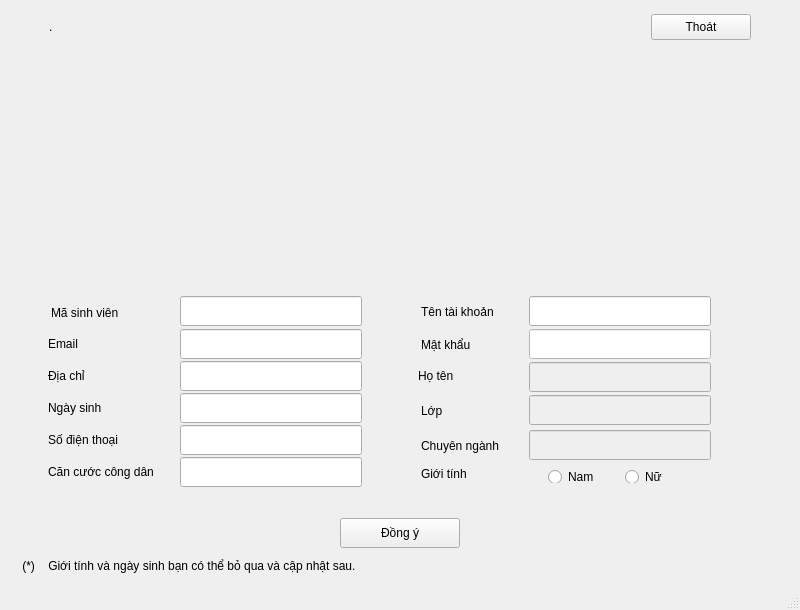
<?xml version="1.0" encoding="UTF-8"?>
<ui version="4.0">
 <class>Student_LogIn_Form</class>
 <widget class="QMainWindow" name="Student_LogIn_Form">
  <property name="windowModality">
   <enum>Qt::ApplicationModal</enum>
  </property>
  <property name="geometry">
   <rect>
    <x>0</x>
    <y>0</y>
    <width>800</width>
    <height>610</height>
   </rect>
  </property>
  <property name="sizePolicy">
   <sizepolicy hsizetype="Fixed" vsizetype="Fixed">
    <horstretch>0</horstretch>
    <verstretch>0</verstretch>
   </sizepolicy>
  </property>
  <property name="minimumSize">
   <size>
    <width>800</width>
    <height>610</height>
   </size>
  </property>
  <property name="maximumSize">
   <size>
    <width>883</width>
    <height>708</height>
   </size>
  </property>
  <property name="contextMenuPolicy">
   <enum>Qt::DefaultContextMenu</enum>
  </property>
  <property name="windowTitle">
   <string>Sinh Viên</string>
  </property>
  <property name="windowIcon">
   <iconset>
    <normaloff>:/student_icon.png</normaloff>:/student_icon.png</iconset>
  </property>
  <property name="toolTip">
   <string/>
  </property>
  <property name="layoutDirection">
   <enum>Qt::LeftToRight</enum>
  </property>
  <property name="autoFillBackground">
   <bool>false</bool>
  </property>
  <property name="styleSheet">
   <string notr="true">
QLineEdit
{
	padding-left : 10px;
	border-radius : 4px;
	border : 1px solid;
}
QLineEdit:hover
{
	border : 1px solid rgb(255, 170, 0);
}
QLineEdit:focus
{
	border : 1px solid rgb(255, 170, 0);
}
QPushButton
{
	background-color : white;
	border:2px groove rgb(255, 170, 0);
	border-style : groove;
	border-width : 2px;
	border-radius : 6px;
	padding : 2px;
}
QPushButton:hover
{
	
	background-color: rgb(255, 170, 0);
	border:2px groove rgb(68, 68, 68);
}
QPushButton:focus
{
	outline :0px;
	background-color: rgb(255, 170, 0);
	border:2px groove rgb(68, 68, 68);
}
QPushButton:pressed
{
	outline :0px;
	background-color: rgb(255, 170, 0);
	border:1px groove rgb(68, 68, 68);
}
QLabel
{
	font: 75 10pt &quot;Courier&quot;;
	color: rgb(0, 0, 0);
};
background : #fce963;
font: 8pt &quot;Courier&quot;;

</string>
  </property>
  <widget class="QWidget" name="centralwidget">
   <layout class="QVBoxLayout" name="verticalLayout_5">
    <item>
     <layout class="QHBoxLayout" name="horizontalLayout_24">
      <property name="topMargin">
       <number>0</number>
      </property>
     </layout>
    </item>
    <item>
     <spacer name="verticalSpacer_2">
      <property name="orientation">
       <enum>Qt::Vertical</enum>
      </property>
      <property name="sizeType">
       <enum>QSizePolicy::Fixed</enum>
      </property>
      <property name="sizeHint" stdset="0">
       <size>
        <width>20</width>
        <height>5</height>
       </size>
      </property>
     </spacer>
    </item>
    <item>
     <layout class="QHBoxLayout" name="horizontalLayout_21">
      <item>
       <layout class="QHBoxLayout" name="horizontalLayout_22">
        <item>
         <layout class="QHBoxLayout" name="horizontalLayout_23">
          <item>
           <spacer name="horizontalSpacer_57">
            <property name="orientation">
             <enum>Qt::Horizontal</enum>
            </property>
            <property name="sizeType">
             <enum>QSizePolicy::Fixed</enum>
            </property>
            <property name="sizeHint" stdset="0">
             <size>
              <width>40</width>
              <height>20</height>
             </size>
            </property>
           </spacer>
          </item>
          <item>
           <widget class="QLabel" name="time_currents">
            <property name="sizePolicy">
             <sizepolicy hsizetype="Fixed" vsizetype="Fixed">
              <horstretch>0</horstretch>
              <verstretch>0</verstretch>
             </sizepolicy>
            </property>
            <property name="text">
             <string>.</string>
            </property>
           </widget>
          </item>
          <item>
           <spacer name="horizontalSpacer_48">
            <property name="orientation">
             <enum>Qt::Horizontal</enum>
            </property>
            <property name="sizeHint" stdset="0">
             <size>
              <width>40</width>
              <height>20</height>
             </size>
            </property>
           </spacer>
          </item>
          <item>
           <widget class="QPushButton" name="pushButton_exits">
            <property name="sizePolicy">
             <sizepolicy hsizetype="Fixed" vsizetype="Fixed">
              <horstretch>0</horstretch>
              <verstretch>0</verstretch>
             </sizepolicy>
            </property>
            <property name="minimumSize">
             <size>
              <width>100</width>
              <height>26</height>
             </size>
            </property>
            <property name="focusPolicy">
             <enum>Qt::NoFocus</enum>
            </property>
            <property name="toolTip">
             <string/>
            </property>
            <property name="whatsThis">
             <string/>
            </property>
            <property name="styleSheet">
             <string notr="true"/>
            </property>
            <property name="text">
             <string>Thoát</string>
            </property>
            <property name="autoDefault">
             <bool>true</bool>
            </property>
           </widget>
          </item>
         </layout>
        </item>
       </layout>
      </item>
      <item>
       <spacer name="horizontalSpacer_58">
        <property name="orientation">
         <enum>Qt::Horizontal</enum>
        </property>
        <property name="sizeType">
         <enum>QSizePolicy::Fixed</enum>
        </property>
        <property name="sizeHint" stdset="0">
         <size>
          <width>40</width>
          <height>20</height>
         </size>
        </property>
       </spacer>
      </item>
     </layout>
    </item>
    <item>
     <widget class="QWidget" name="horizontalWidget" native="true">
      <property name="minimumSize">
       <size>
        <width>0</width>
        <height>0</height>
       </size>
      </property>
      <layout class="QHBoxLayout" name="horizontalLayout">
       <property name="bottomMargin">
        <number>1</number>
       </property>
       <item alignment="Qt::AlignHCenter|Qt::AlignVCenter">
        <widget class="QLabel" name="label">
         <property name="sizePolicy">
          <sizepolicy hsizetype="Fixed" vsizetype="Fixed">
           <horstretch>0</horstretch>
           <verstretch>0</verstretch>
          </sizepolicy>
         </property>
         <property name="minimumSize">
          <size>
           <width>200</width>
           <height>200</height>
          </size>
         </property>
         <property name="maximumSize">
          <size>
           <width>200</width>
           <height>200</height>
          </size>
         </property>
         <property name="styleSheet">
          <string notr="true">border : none;
</string>
         </property>
         <property name="text">
          <string/>
         </property>
         <property name="pixmap">
          <pixmap resource="image.qrc">:/icon-file/student_hat.png</pixmap>
         </property>
         <property name="scaledContents">
          <bool>true</bool>
         </property>
        </widget>
       </item>
      </layout>
     </widget>
    </item>
    <item>
     <spacer name="verticalSpacer">
      <property name="orientation">
       <enum>Qt::Vertical</enum>
      </property>
      <property name="sizeType">
       <enum>QSizePolicy::Fixed</enum>
      </property>
      <property name="sizeHint" stdset="0">
       <size>
        <width>20</width>
        <height>30</height>
       </size>
      </property>
     </spacer>
    </item>
    <item>
     <layout class="QHBoxLayout" name="horizontalLayout_6">
      <property name="topMargin">
       <number>0</number>
      </property>
      <item>
       <spacer name="horizontalSpacer_3">
        <property name="orientation">
         <enum>Qt::Horizontal</enum>
        </property>
        <property name="sizeType">
         <enum>QSizePolicy::Fixed</enum>
        </property>
        <property name="sizeHint" stdset="0">
         <size>
          <width>10</width>
          <height>20</height>
         </size>
        </property>
       </spacer>
      </item>
      <item>
       <widget class="QWidget" name="horizontalWidget_2" native="true">
        <property name="sizePolicy">
         <sizepolicy hsizetype="Fixed" vsizetype="Fixed">
          <horstretch>0</horstretch>
          <verstretch>0</verstretch>
         </sizepolicy>
        </property>
        <property name="styleSheet">
         <string notr="true">QLineEdit#lineEdit_names,#lineEdit_emails,#lineEdit_phonenumbers,#lineEdit_cmnds,#lineEdit_datebirths,#lineEdit_addresss,#lineEdit_mssvs,#lineEdit_usernames,#lineEdit_passwords,#lineEdit_majors,#lineEdit_sex,#lineEdit_classnames {background : white};</string>
        </property>
        <layout class="QHBoxLayout" name="horizontalLayout_3">
         <item>
          <layout class="QVBoxLayout" name="verticalLayout_3">
           <item>
            <widget class="QLabel" name="label_mssv">
             <property name="sizePolicy">
              <sizepolicy hsizetype="Fixed" vsizetype="Fixed">
               <horstretch>0</horstretch>
               <verstretch>0</verstretch>
              </sizepolicy>
             </property>
             <property name="minimumSize">
              <size>
               <width>0</width>
               <height>30</height>
              </size>
             </property>
             <property name="toolTip">
              <string/>
             </property>
             <property name="styleSheet">
              <string notr="true">padding-top : 4px</string>
             </property>
             <property name="text">
              <string>Mã sinh viên</string>
             </property>
            </widget>
           </item>
           <item>
            <widget class="QLabel" name="label_email_3">
             <property name="sizePolicy">
              <sizepolicy hsizetype="Fixed" vsizetype="Fixed">
               <horstretch>0</horstretch>
               <verstretch>0</verstretch>
              </sizepolicy>
             </property>
             <property name="minimumSize">
              <size>
               <width>0</width>
               <height>30</height>
              </size>
             </property>
             <property name="text">
              <string>Email</string>
             </property>
            </widget>
           </item>
           <item>
            <widget class="QLabel" name="label_address">
             <property name="sizePolicy">
              <sizepolicy hsizetype="Fixed" vsizetype="Fixed">
               <horstretch>0</horstretch>
               <verstretch>0</verstretch>
              </sizepolicy>
             </property>
             <property name="minimumSize">
              <size>
               <width>0</width>
               <height>30</height>
              </size>
             </property>
             <property name="text">
              <string>Địa chỉ</string>
             </property>
            </widget>
           </item>
           <item>
            <widget class="QLabel" name="label_datebirth_3">
             <property name="sizePolicy">
              <sizepolicy hsizetype="Fixed" vsizetype="Fixed">
               <horstretch>0</horstretch>
               <verstretch>0</verstretch>
              </sizepolicy>
             </property>
             <property name="minimumSize">
              <size>
               <width>0</width>
               <height>30</height>
              </size>
             </property>
             <property name="text">
              <string>Ngày sinh</string>
             </property>
            </widget>
           </item>
           <item>
            <widget class="QLabel" name="label_phonenumber_3">
             <property name="sizePolicy">
              <sizepolicy hsizetype="Fixed" vsizetype="Fixed">
               <horstretch>0</horstretch>
               <verstretch>0</verstretch>
              </sizepolicy>
             </property>
             <property name="minimumSize">
              <size>
               <width>0</width>
               <height>30</height>
              </size>
             </property>
             <property name="text">
              <string>Số điện thoại</string>
             </property>
            </widget>
           </item>
           <item>
            <widget class="QLabel" name="label_cmnd_3">
             <property name="sizePolicy">
              <sizepolicy hsizetype="Fixed" vsizetype="Fixed">
               <horstretch>0</horstretch>
               <verstretch>0</verstretch>
              </sizepolicy>
             </property>
             <property name="minimumSize">
              <size>
               <width>0</width>
               <height>30</height>
              </size>
             </property>
             <property name="text">
              <string>Căn cước công dân</string>
             </property>
            </widget>
           </item>
          </layout>
         </item>
         <item>
          <spacer name="horizontalSpacer_8">
           <property name="orientation">
            <enum>Qt::Horizontal</enum>
           </property>
           <property name="sizeType">
            <enum>QSizePolicy::Fixed</enum>
           </property>
           <property name="sizeHint" stdset="0">
            <size>
             <width>20</width>
             <height>20</height>
            </size>
           </property>
          </spacer>
         </item>
         <item>
          <layout class="QVBoxLayout" name="verticalLayout_2">
           <item>
            <widget class="QLineEdit" name="lineEdit_mssvs">
             <property name="sizePolicy">
              <sizepolicy hsizetype="Fixed" vsizetype="Fixed">
               <horstretch>0</horstretch>
               <verstretch>0</verstretch>
              </sizepolicy>
             </property>
             <property name="minimumSize">
              <size>
               <width>182</width>
               <height>30</height>
              </size>
             </property>
             <property name="toolTip">
              <string/>
             </property>
             <property name="styleSheet">
              <string notr="true"/>
             </property>
             <property name="placeholderText">
              <string/>
             </property>
            </widget>
           </item>
           <item>
            <widget class="QLineEdit" name="lineEdit_emails">
             <property name="sizePolicy">
              <sizepolicy hsizetype="Fixed" vsizetype="Fixed">
               <horstretch>0</horstretch>
               <verstretch>0</verstretch>
              </sizepolicy>
             </property>
             <property name="minimumSize">
              <size>
               <width>182</width>
               <height>30</height>
              </size>
             </property>
             <property name="styleSheet">
              <string notr="true"/>
             </property>
             <property name="placeholderText">
              <string/>
             </property>
            </widget>
           </item>
           <item>
            <widget class="QLineEdit" name="lineEdit_addresss">
             <property name="sizePolicy">
              <sizepolicy hsizetype="Fixed" vsizetype="Fixed">
               <horstretch>0</horstretch>
               <verstretch>0</verstretch>
              </sizepolicy>
             </property>
             <property name="minimumSize">
              <size>
               <width>182</width>
               <height>30</height>
              </size>
             </property>
             <property name="styleSheet">
              <string notr="true"/>
             </property>
             <property name="placeholderText">
              <string/>
             </property>
            </widget>
           </item>
           <item>
            <widget class="QLineEdit" name="lineEdit_datebirths">
             <property name="sizePolicy">
              <sizepolicy hsizetype="Fixed" vsizetype="Fixed">
               <horstretch>0</horstretch>
               <verstretch>0</verstretch>
              </sizepolicy>
             </property>
             <property name="minimumSize">
              <size>
               <width>182</width>
               <height>30</height>
              </size>
             </property>
             <property name="styleSheet">
              <string notr="true"/>
             </property>
             <property name="placeholderText">
              <string/>
             </property>
            </widget>
           </item>
           <item>
            <widget class="QLineEdit" name="lineEdit_phonenumbers">
             <property name="sizePolicy">
              <sizepolicy hsizetype="Fixed" vsizetype="Fixed">
               <horstretch>0</horstretch>
               <verstretch>0</verstretch>
              </sizepolicy>
             </property>
             <property name="minimumSize">
              <size>
               <width>182</width>
               <height>30</height>
              </size>
             </property>
             <property name="styleSheet">
              <string notr="true"/>
             </property>
             <property name="placeholderText">
              <string/>
             </property>
            </widget>
           </item>
           <item>
            <widget class="QLineEdit" name="lineEdit_cmnds">
             <property name="sizePolicy">
              <sizepolicy hsizetype="Fixed" vsizetype="Fixed">
               <horstretch>0</horstretch>
               <verstretch>0</verstretch>
              </sizepolicy>
             </property>
             <property name="minimumSize">
              <size>
               <width>182</width>
               <height>30</height>
              </size>
             </property>
             <property name="toolTip">
              <string/>
             </property>
             <property name="styleSheet">
              <string notr="true"/>
             </property>
             <property name="placeholderText">
              <string/>
             </property>
            </widget>
           </item>
          </layout>
         </item>
         <item>
          <spacer name="horizontalSpacer_5">
           <property name="orientation">
            <enum>Qt::Horizontal</enum>
           </property>
           <property name="sizeType">
            <enum>QSizePolicy::Fixed</enum>
           </property>
           <property name="sizeHint" stdset="0">
            <size>
             <width>50</width>
             <height>20</height>
            </size>
           </property>
          </spacer>
         </item>
         <item>
          <layout class="QVBoxLayout" name="verticalLayout_4">
           <item>
            <widget class="QLabel" name="label_username_4">
             <property name="sizePolicy">
              <sizepolicy hsizetype="Fixed" vsizetype="Fixed">
               <horstretch>0</horstretch>
               <verstretch>0</verstretch>
              </sizepolicy>
             </property>
             <property name="minimumSize">
              <size>
               <width>0</width>
               <height>30</height>
              </size>
             </property>
             <property name="styleSheet">
              <string notr="true">padding-top : 1px;</string>
             </property>
             <property name="text">
              <string>Tên tài khoản</string>
             </property>
            </widget>
           </item>
           <item>
            <widget class="QLabel" name="label_password_3">
             <property name="sizePolicy">
              <sizepolicy hsizetype="Fixed" vsizetype="Fixed">
               <horstretch>0</horstretch>
               <verstretch>0</verstretch>
              </sizepolicy>
             </property>
             <property name="minimumSize">
              <size>
               <width>0</width>
               <height>30</height>
              </size>
             </property>
             <property name="styleSheet">
              <string notr="true">padding-top : 1px;</string>
             </property>
             <property name="text">
              <string>Mật khẩu</string>
             </property>
            </widget>
           </item>
           <item>
            <widget class="QLabel" name="label_name_3">
             <property name="sizePolicy">
              <sizepolicy hsizetype="Fixed" vsizetype="Fixed">
               <horstretch>0</horstretch>
               <verstretch>0</verstretch>
              </sizepolicy>
             </property>
             <property name="minimumSize">
              <size>
               <width>0</width>
               <height>30</height>
              </size>
             </property>
             <property name="text">
              <string>Họ tên</string>
             </property>
            </widget>
           </item>
           <item>
            <widget class="QLabel" name="label_classname">
             <property name="sizePolicy">
              <sizepolicy hsizetype="Fixed" vsizetype="Fixed">
               <horstretch>0</horstretch>
               <verstretch>0</verstretch>
              </sizepolicy>
             </property>
             <property name="minimumSize">
              <size>
               <width>0</width>
               <height>30</height>
              </size>
             </property>
             <property name="styleSheet">
              <string notr="true">padding-top : 6px</string>
             </property>
             <property name="text">
              <string>Lớp</string>
             </property>
            </widget>
           </item>
           <item>
            <widget class="QLabel" name="label_major">
             <property name="sizePolicy">
              <sizepolicy hsizetype="Fixed" vsizetype="Fixed">
               <horstretch>0</horstretch>
               <verstretch>0</verstretch>
              </sizepolicy>
             </property>
             <property name="minimumSize">
              <size>
               <width>0</width>
               <height>30</height>
              </size>
             </property>
             <property name="maximumSize">
              <size>
               <width>16777215</width>
               <height>22</height>
              </size>
             </property>
             <property name="styleSheet">
              <string notr="true">padding-top : 7px;</string>
             </property>
             <property name="text">
              <string>Chuyên ngành</string>
             </property>
            </widget>
           </item>
           <item>
            <widget class="QLabel" name="label_sex">
             <property name="sizePolicy">
              <sizepolicy hsizetype="Fixed" vsizetype="Fixed">
               <horstretch>0</horstretch>
               <verstretch>0</verstretch>
              </sizepolicy>
             </property>
             <property name="minimumSize">
              <size>
               <width>0</width>
               <height>30</height>
              </size>
             </property>
             <property name="styleSheet">
              <string notr="true">padding-top : 3px;</string>
             </property>
             <property name="text">
              <string>Giới tính</string>
             </property>
            </widget>
           </item>
          </layout>
         </item>
         <item>
          <spacer name="horizontalSpacer">
           <property name="orientation">
            <enum>Qt::Horizontal</enum>
           </property>
           <property name="sizeType">
            <enum>QSizePolicy::Fixed</enum>
           </property>
           <property name="sizeHint" stdset="0">
            <size>
             <width>20</width>
             <height>20</height>
            </size>
           </property>
          </spacer>
         </item>
         <item>
          <layout class="QVBoxLayout" name="verticalLayout">
           <item>
            <widget class="QLineEdit" name="lineEdit_usernames">
             <property name="enabled">
              <bool>true</bool>
             </property>
             <property name="sizePolicy">
              <sizepolicy hsizetype="Fixed" vsizetype="Fixed">
               <horstretch>0</horstretch>
               <verstretch>0</verstretch>
              </sizepolicy>
             </property>
             <property name="minimumSize">
              <size>
               <width>182</width>
               <height>30</height>
              </size>
             </property>
             <property name="styleSheet">
              <string notr="true"/>
             </property>
             <property name="placeholderText">
              <string/>
             </property>
            </widget>
           </item>
           <item>
            <widget class="QLineEdit" name="lineEdit_passwords">
             <property name="sizePolicy">
              <sizepolicy hsizetype="Fixed" vsizetype="Fixed">
               <horstretch>0</horstretch>
               <verstretch>0</verstretch>
              </sizepolicy>
             </property>
             <property name="minimumSize">
              <size>
               <width>182</width>
               <height>30</height>
              </size>
             </property>
             <property name="autoFillBackground">
              <bool>false</bool>
             </property>
             <property name="styleSheet">
              <string notr="true">background-color: rgb(255, 255, 255);</string>
             </property>
             <property name="echoMode">
              <enum>QLineEdit::Normal</enum>
             </property>
             <property name="placeholderText">
              <string/>
             </property>
            </widget>
           </item>
           <item>
            <widget class="QLineEdit" name="lineEdit_names">
             <property name="enabled">
              <bool>false</bool>
             </property>
             <property name="sizePolicy">
              <sizepolicy hsizetype="Fixed" vsizetype="Fixed">
               <horstretch>0</horstretch>
               <verstretch>0</verstretch>
              </sizepolicy>
             </property>
             <property name="minimumSize">
              <size>
               <width>182</width>
               <height>30</height>
              </size>
             </property>
             <property name="styleSheet">
              <string notr="true"/>
             </property>
             <property name="placeholderText">
              <string/>
             </property>
            </widget>
           </item>
           <item>
            <widget class="QLineEdit" name="lineEdit_classnames">
             <property name="enabled">
              <bool>false</bool>
             </property>
             <property name="sizePolicy">
              <sizepolicy hsizetype="Fixed" vsizetype="Fixed">
               <horstretch>0</horstretch>
               <verstretch>0</verstretch>
              </sizepolicy>
             </property>
             <property name="minimumSize">
              <size>
               <width>182</width>
               <height>30</height>
              </size>
             </property>
             <property name="styleSheet">
              <string notr="true"/>
             </property>
             <property name="placeholderText">
              <string/>
             </property>
            </widget>
           </item>
           <item>
            <widget class="QLineEdit" name="lineEdit_majors">
             <property name="enabled">
              <bool>false</bool>
             </property>
             <property name="sizePolicy">
              <sizepolicy hsizetype="Fixed" vsizetype="Fixed">
               <horstretch>0</horstretch>
               <verstretch>0</verstretch>
              </sizepolicy>
             </property>
             <property name="minimumSize">
              <size>
               <width>182</width>
               <height>30</height>
              </size>
             </property>
             <property name="maximumSize">
              <size>
               <width>16777215</width>
               <height>22</height>
              </size>
             </property>
             <property name="styleSheet">
              <string notr="true"/>
             </property>
             <property name="placeholderText">
              <string/>
             </property>
            </widget>
           </item>
           <item>
            <widget class="QWidget" name="widget" native="true">
             <property name="sizePolicy">
              <sizepolicy hsizetype="Fixed" vsizetype="Fixed">
               <horstretch>0</horstretch>
               <verstretch>0</verstretch>
              </sizepolicy>
             </property>
             <property name="minimumSize">
              <size>
               <width>0</width>
               <height>22</height>
              </size>
             </property>
             <property name="maximumSize">
              <size>
               <width>16777215</width>
               <height>22</height>
              </size>
             </property>
             <layout class="QHBoxLayout" name="horizontalLayout_5">
              <item>
               <spacer name="horizontalSpacer_6">
                <property name="orientation">
                 <enum>Qt::Horizontal</enum>
                </property>
                <property name="sizeType">
                 <enum>QSizePolicy::Fixed</enum>
                </property>
                <property name="sizeHint" stdset="0">
                 <size>
                  <width>10</width>
                  <height>20</height>
                 </size>
                </property>
               </spacer>
              </item>
              <item alignment="Qt::AlignTop">
               <widget class="QRadioButton" name="radioButton_male">
                <property name="sizePolicy">
                 <sizepolicy hsizetype="Fixed" vsizetype="Fixed">
                  <horstretch>0</horstretch>
                  <verstretch>0</verstretch>
                 </sizepolicy>
                </property>
                <property name="minimumSize">
                 <size>
                  <width>0</width>
                  <height>14</height>
                 </size>
                </property>
                <property name="styleSheet">
                 <string notr="true">outline:0px;</string>
                </property>
                <property name="text">
                 <string>Nam</string>
                </property>
               </widget>
              </item>
              <item>
               <spacer name="horizontalSpacer_7">
                <property name="orientation">
                 <enum>Qt::Horizontal</enum>
                </property>
                <property name="sizeType">
                 <enum>QSizePolicy::Fixed</enum>
                </property>
                <property name="sizeHint" stdset="0">
                 <size>
                  <width>20</width>
                  <height>20</height>
                 </size>
                </property>
               </spacer>
              </item>
              <item alignment="Qt::AlignTop">
               <widget class="QRadioButton" name="radioButton_female">
                <property name="sizePolicy">
                 <sizepolicy hsizetype="Fixed" vsizetype="Fixed">
                  <horstretch>0</horstretch>
                  <verstretch>0</verstretch>
                 </sizepolicy>
                </property>
                <property name="minimumSize">
                 <size>
                  <width>0</width>
                  <height>14</height>
                 </size>
                </property>
                <property name="styleSheet">
                 <string notr="true">outline:0px;</string>
                </property>
                <property name="text">
                 <string>Nữ</string>
                </property>
               </widget>
              </item>
             </layout>
            </widget>
           </item>
          </layout>
         </item>
         <item>
          <spacer name="horizontalSpacer_2">
           <property name="orientation">
            <enum>Qt::Horizontal</enum>
           </property>
           <property name="sizeType">
            <enum>QSizePolicy::Fixed</enum>
           </property>
           <property name="sizeHint" stdset="0">
            <size>
             <width>40</width>
             <height>20</height>
            </size>
           </property>
          </spacer>
         </item>
        </layout>
       </widget>
      </item>
      <item>
       <spacer name="horizontalSpacer_4">
        <property name="orientation">
         <enum>Qt::Horizontal</enum>
        </property>
        <property name="sizeType">
         <enum>QSizePolicy::Fixed</enum>
        </property>
        <property name="sizeHint" stdset="0">
         <size>
          <width>10</width>
          <height>20</height>
         </size>
        </property>
       </spacer>
      </item>
     </layout>
    </item>
    <item>
     <spacer name="verticalSpacer_5">
      <property name="orientation">
       <enum>Qt::Vertical</enum>
      </property>
      <property name="sizeType">
       <enum>QSizePolicy::Fixed</enum>
      </property>
      <property name="sizeHint" stdset="0">
       <size>
        <width>20</width>
        <height>20</height>
       </size>
      </property>
     </spacer>
    </item>
    <item alignment="Qt::AlignHCenter">
     <widget class="QPushButton" name="pushButton_sig">
      <property name="sizePolicy">
       <sizepolicy hsizetype="Fixed" vsizetype="Fixed">
        <horstretch>0</horstretch>
        <verstretch>0</verstretch>
       </sizepolicy>
      </property>
      <property name="minimumSize">
       <size>
        <width>120</width>
        <height>30</height>
       </size>
      </property>
      <property name="focusPolicy">
       <enum>Qt::NoFocus</enum>
      </property>
      <property name="text">
       <string>Đồng ý</string>
      </property>
      <property name="autoDefault">
       <bool>true</bool>
      </property>
     </widget>
    </item>
    <item>
     <spacer name="verticalSpacer_4">
      <property name="orientation">
       <enum>Qt::Vertical</enum>
      </property>
      <property name="sizeType">
       <enum>QSizePolicy::Fixed</enum>
      </property>
      <property name="sizeHint" stdset="0">
       <size>
        <width>20</width>
        <height>5</height>
       </size>
      </property>
     </spacer>
    </item>
    <item>
     <widget class="QLabel" name="label_2">
      <property name="text">
       <string>    (*)    Giới tính và ngày sinh bạn có thể bỏ qua và cập nhật sau.</string>
      </property>
     </widget>
    </item>
    <item>
     <spacer name="verticalSpacer_3">
      <property name="orientation">
       <enum>Qt::Vertical</enum>
      </property>
      <property name="sizeType">
       <enum>QSizePolicy::Fixed</enum>
      </property>
      <property name="sizeHint" stdset="0">
       <size>
        <width>20</width>
        <height>5</height>
       </size>
      </property>
     </spacer>
    </item>
   </layout>
  </widget>
  <widget class="QMenuBar" name="menubar">
   <property name="geometry">
    <rect>
     <x>0</x>
     <y>0</y>
     <width>800</width>
     <height>22</height>
    </rect>
   </property>
  </widget>
  <widget class="QStatusBar" name="statusbar"/>
 </widget>
 <resources>
  <include location="image.qrc"/>
 </resources>
 <connections/>
</ui>
